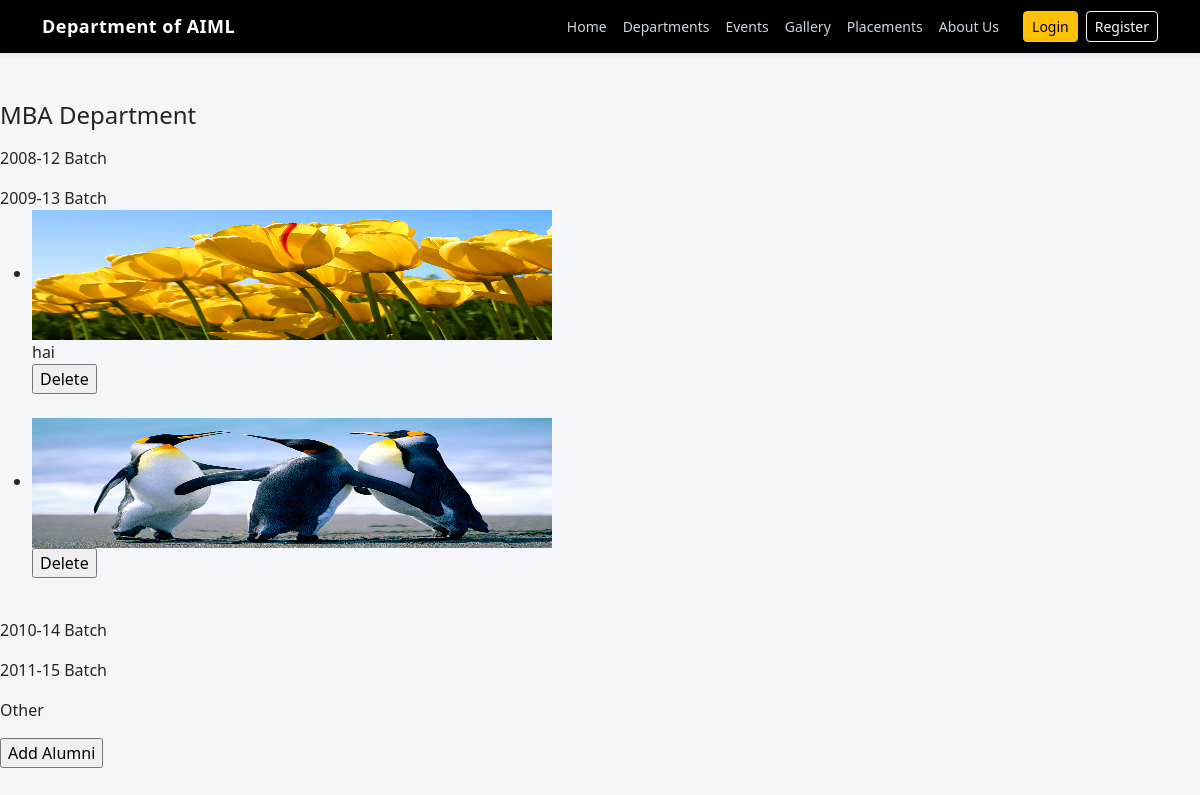
Screenshot of /admin/alumni/alumni.php with the database file from the repository.
### tables this page shows
CREATE TABLE IF NOT EXISTS `year_batch` (
  `id` int(11) NOT NULL AUTO_INCREMENT,
  `batch` varchar(500) NOT NULL,
  PRIMARY KEY (`id`)
);

CREATE TABLE IF NOT EXISTS `alumni` (
  `id` int(11) NOT NULL AUTO_INCREMENT,
  `batch_id` int(11) NOT NULL,
  `alumni_desc` blob NOT NULL,
  `alumni_img` varchar(500) NOT NULL,
  PRIMARY KEY (`id`)
);

### libraries/mysql.class.php (called while the page is built, shortened)
<?php
class DataBasePDO
{
	private static $hostname	=  DB_SERVER;
	private static $username	=  DB_USER;
	private static $password	=  DB_PASS;
	private static $dbname		=  DB_DATABASE;
	private static $instance 	= FALSE;
	private $db;
	public $fetch_mode 			= PDO::FETCH_ASSOC;
	private $last_statement		= NULL;
	public function __construct($connect = true, $dataBase = null, $server = null,$userName = null, $passWord = null){
			return self::$instance;
	}
	public function connectToDB(){
			$dns='mysql:host='.self::$hostname.';dbname='.self::$dbname;
	    	self::$instance = new PDO($dns, self::$username, self::$password);
	    	self::$instance->setAttribute(PDO::ATTR_ERRMODE, PDO::ERRMODE_EXCEPTION);
	    	$this->db = self::$instance;
	}
	public function getAllResults($sqlQuery = NULL){
			$this->internalQuery($sqlQuery);
			$result = $this->last_statement->fetchAll();
			return $result;
	}
	public function internalQuery($sqlQuery = NULL){
			$stmt = $this->db->query($sqlQuery);
			$stmt->setFetchMode($this->fetch_mode);
			$this->last_statement = $stmt;
			return TRUE;
	}
}
?>

### libraries/functions.class.php (called while the page is built, shortened)
<?php
	include_once("mysql.class.php");
	class DataFunctions {
		public $dbObj;
		public function __construct(){
			$this->dbObj = new DataBasePDO();
	}
	 public function getBatches($table){
			$sql		= 'SELECT
								id, batch
						   FROM
						   		'.$table.'
						   WHERE
						   		1';
			$result		= $this->dbObj->getAllResults($sql);
			return $result;
	 }
	 public function getAlumniDetails($table, $batchId){
			$sql		= 'SELECT
								id, alumni_desc, alumni_img
							FROM
								'.$table.'
							WHERE
								batch_id = '.$batchId;
			$result		= $this->dbObj->getAllResults($sql);
			return $result;
	 }
}

### admin/alumni/alumni.php (the view, shortened to what this page needs)
<?php
	include_once('header.php');
   require_once("../libraries/functions.class.php") ;
   $fcObj	= new DataFunctions();
   $tbAlumni	 = TB_ALUMNI;
   $tbBatch		 = TB_BATCH;
   $batches		 = $fcObj->getBatches( $tbBatch );
   $batchCnt	 = sizeof($batches);
   for($i=0;$i<$batchCnt;$i++){
		$batchId		= $batches[$i]['id'];
		$alumniDet[$i]	= $fcObj->getAlumniDetails( $tbAlumni , $batchId);
  }
?>
			<div id="page">
				<div id="content">
					<div class="post">
						<span class="alignCenter">
							<h4>MBA Department </h4>
						</span>
					</div>
					<div id='content_right' class='content_right'>
						<div class="comteeMem">
							<?php
							for($i=0; $i< $batchCnt; $i++){
							?>
								<div class="committeeTitle">
									<div  class="achievemnts">
										<?php echo $batches[$i]['batch'];?>
									</div>
								</div>
								<ul class="gallery clearfix">
								<?php
								$alumniDetCnt	= sizeof($alumniDet[$i]);
								for($j=0; $j< $alumniDetCnt; $j++){
								?>
									<div class="alumniImage">
										<div class='achievemnts'>
												<li>
													<a href="<?php echo '../images/alumni/'.$alumniDet[$i][$j]['alumni_img']; ?>"  rel="image[<?php echo  $batches[$i]['batch']; ?>]">
														<img src="<?php echo '../images/alumni/'.$alumniDet[$i][$j]['alumni_img']; ?>" alt="<?php echo $batches[$i]['batch'];?>" width="520" height="130"/>
													</a>
												</li>
										</div>
									</div>
									<div class="alumniDesc">
										<div  class="achievemnts">
											<?php
												echo $alumniDet[$i][$j]['alumni_desc'];
											?>
										</div>
									</div>
									<div  class="alumniDelete">
										<a href="delete_alumni.php?alumni=<?php echo $alumniDet[$i][$j]['id'];?>" >
											<input type="button" class="button" id="delete" value="Delete"/>
										</a>
									</div>
									<br class="clearfix" />
							<?php
								}
								?>
								</ul>
								<?php
							}
							?>
							</div>
							<div  class="alumniAdd">
								<a href="add_alumni.php" >
									<input type="button" class="button" value="Add Alumni" />
								</a>
							</div>
						</div>
					<br class="clearfix" />
				</div>
				<br class="clearfix" />
			</div>

### public/Includes/header.php (shortened to what this page needs)
<!DOCTYPE html>
<html>
<head>
    <link href="https://cdn.jsdelivr.net/npm/bootstrap@5.3.2/dist/css/bootstrap.min.css" rel="stylesheet">
    <link rel="stylesheet" href="<?php echo BASE_URL; ?>/public/assets/css/newstyle.css">
</head>
<body>
    <nav class="navbar navbar-expand-lg navbar-dark bg-black shadow-sm">
    <div class="container">
        <a class="navbar-brand fw-bold" href="index.php">
            Department of AIML
        </a>
        <div class="collapse navbar-collapse" id="navMenu">
            <ul class="navbar-nav ms-auto align-items-center">
                <li class="nav-item">
                    <a class="nav-link" href="<?php echo BASE_URL; ?>/">Home</a>
                </li>
                <li class="nav-item">
                    <a class="nav-link"  href="<?php echo BASE_URL; ?>/public/pages/department/department.php">Departments</a>
                </li>
                <li class="nav-item">
                    <a class="nav-link" href="<?php echo BASE_URL; ?>/public/pages/events/events.php">Events</a>
                </li>
                <li class="nav-item">
                    <a class="nav-link" href="<?php echo BASE_URL; ?>/public/pages/gallery.php">Gallery</a>
                </li>
                <li class="nav-item">
                    <a class="nav-link" href="<?php echo BASE_URL; ?>/public/pages/placements.php">Placements</a>
                </li>
                <li class="nav-item">
                    <a class="nav-link" href="<?php echo BASE_URL; ?>/public/pages/aboutit.php">About Us</a>
                </li>
                <?php if (!isset($_SESSION['userId'])) { ?>
                    <li class="nav-item ms-3">
                        <a href="<?php echo BASE_URL; ?>/public/pages/authentication/login.php" class="btn btn-warning btn-sm">Login</a>
                    </li>
                    <li class="nav-item ms-2">
                        <a href="<?php echo BASE_URL; ?>/public/pages/authentication/register.php" class="btn btn-outline-light btn-sm">Register</a>
                    </li>
                <?php } else { ?>
                    <li class="nav-item ms-3">
                        <a href="<?php echo BASE_URL; ?>/public/pages/authentication/logout.php" class="btn btn-warning btn-sm">Logout</a>
                    </li>
                <?php } ?>
            </ul>
        </div>
    </div>
</nav>
<section class="page-content py-5">

### public/assets/css/newstyle.css (style rules this page uses)
body { background-color: #f4f6f9; font-family: 'Segoe UI', sans-serif; }
.navbar-brand { font-size: 20px; }
.navbar-brand { font-weight: 600; font-size: 18px; letter-spacing: 0.5px; }
.navbar-nav .nav-link { color: #cbd5e1 !important; font-size: 14px; transition: all 0.3s ease; }

### rows the page displays
year_batch: batch "2008-12 Batch"
year_batch: batch "2009-13 Batch"
alumni: alumni_img (picture), alumni_desc "hai"
alumni: alumni_img (picture)
year_batch: batch "2010-14 Batch"
year_batch: batch "2011-15 Batch"
year_batch: batch "Other"
